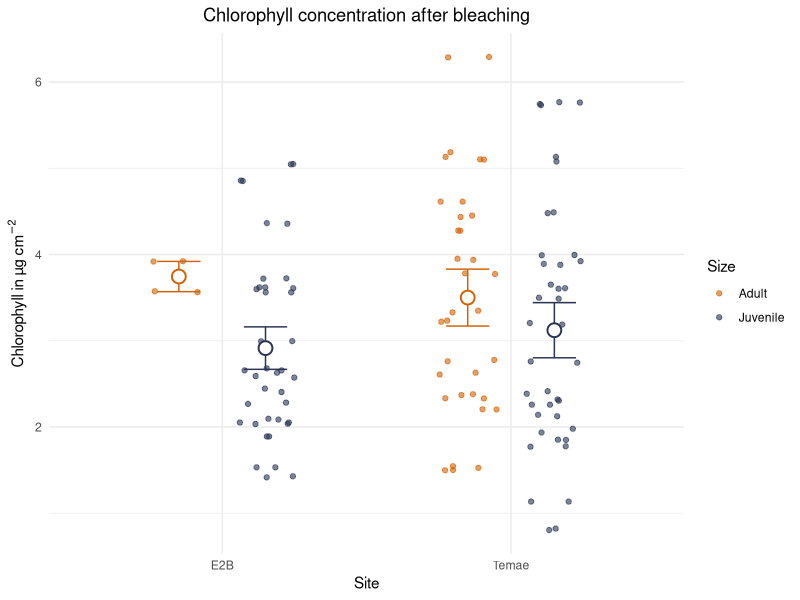

Write the R code that produced this figure.
## ---- chunk 1
library(here)
library(tidyverse)
## ---- chunk 2
dat_chl_after <-read.csv(here("data/dat_chl_after.csv"))

dat_counts_after <- read.csv(here("data/dat_counts_after.csv"))
## ---- chunk 3
dat_chl_afterS <- dat_chl_after %>% 
  group_by(site, size, sample_id) %>% 
  summarise(mean_chl_tot_per_cm2_colony = mean(chl_tot_per_cm2)) %>% 
  group_by(site, size) %>% 
  summarise(mean_chl_tot_per_cm2 = mean(mean_chl_tot_per_cm2_colony),
            n = n(),
            sd = sd(mean_chl_tot_per_cm2_colony),
            se = sd / sqrt(n)
  )
## ---- chunk 4

col_size <- c("Adult" = "#D16103",
              "Juvenile" = "#293352")

dat_chl_after %>% 
  ggplot(aes(x = site, col = size,))+
  geom_point(aes( y = chl_tot_per_cm2), 
             position = position_jitterdodge(jitter.width = .2, 
                                             dodge.width = .6),
             alpha = .6)+
  geom_errorbar(data = dat_chl_afterS, 
                aes(x = site,
                    ymin = mean_chl_tot_per_cm2 - se,
                    ymax = mean_chl_tot_per_cm2 + se),
                position = position_dodge(width = .6),
                width = .3,
                show.legend = F)+
  geom_point(data = dat_chl_afterS, 
             aes(x = site, 
                 y = mean_chl_tot_per_cm2), 
             size = 4,
             position = position_dodge(width = .6), 
             shape = 21, 
             fill = "white", 
             stroke = 1, 
             show.legend = F)+
  labs(x = "Site", 
       y = expression("Chlorophyll in µg"~cm^-2), 
       title = "Chlorophyll concentration after bleaching")+
  scale_colour_manual(values = col_size, name = "Size")+
  theme_minimal()+
  theme(plot.title = element_text(hjust = 0.5))

